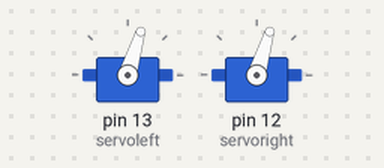
A sketch run on a simulated Arduino Uno, built with avr-gcc and run on an emulated ATmega328P. On the bench: 2 × servo. What the sketch prints to the serial monitor is not drawn.

Above: at 0.1 s.
At 3.3 s:
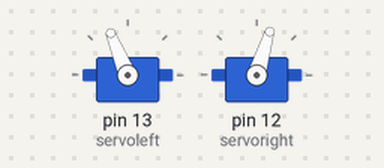
At 5.8 s:
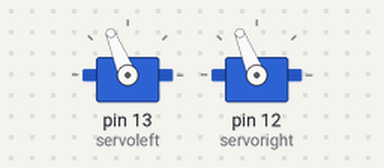
At 6.4 s:
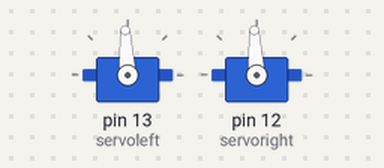
Timing chart, 0 to 7.9 s (numbered marks = the images above):
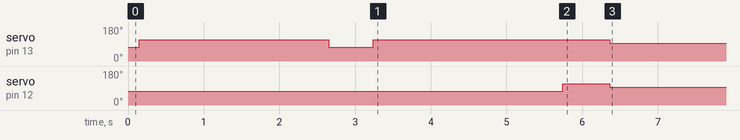

The sketch:

sketch_mar08a.ino
```cpp
#include <Servo.h>
Servo servoleft;
Servo servoright;

void setup() {
  // put your setup code here, to run once:
Serial.begin(9600);

servoleft.attach(13);
servoright.attach(12);

servoright.writeMicroseconds(1300);
servoleft.writeMicroseconds(1300);
delay(150);
Serial.print("Finnished Fix");


servoleft.writeMicroseconds(1700);;
servoright.writeMicroseconds(1300);
delay(2500);
Serial.print("Finnished moving forward");


servoleft.writeMicroseconds(1300);
servoright.writeMicroseconds(1300);
delay(590);
Serial.print("Finnished Left");


servoleft.writeMicroseconds(1700);;
servoright.writeMicroseconds(1300);
delay(2500);
Serial.print("Finnished moving forward");


servoleft.writeMicroseconds(1700);
servoright.writeMicroseconds(1700);
delay(620);
Serial.print("Finnished Right");


servoleft.writeMicroseconds(1500);       //Stop
servoright.writeMicroseconds(1500);
delay(2000);
Serial.print("Finnished Stop");

}

void loop() {
  // put your main code here, to run repeatedly:

}
```
